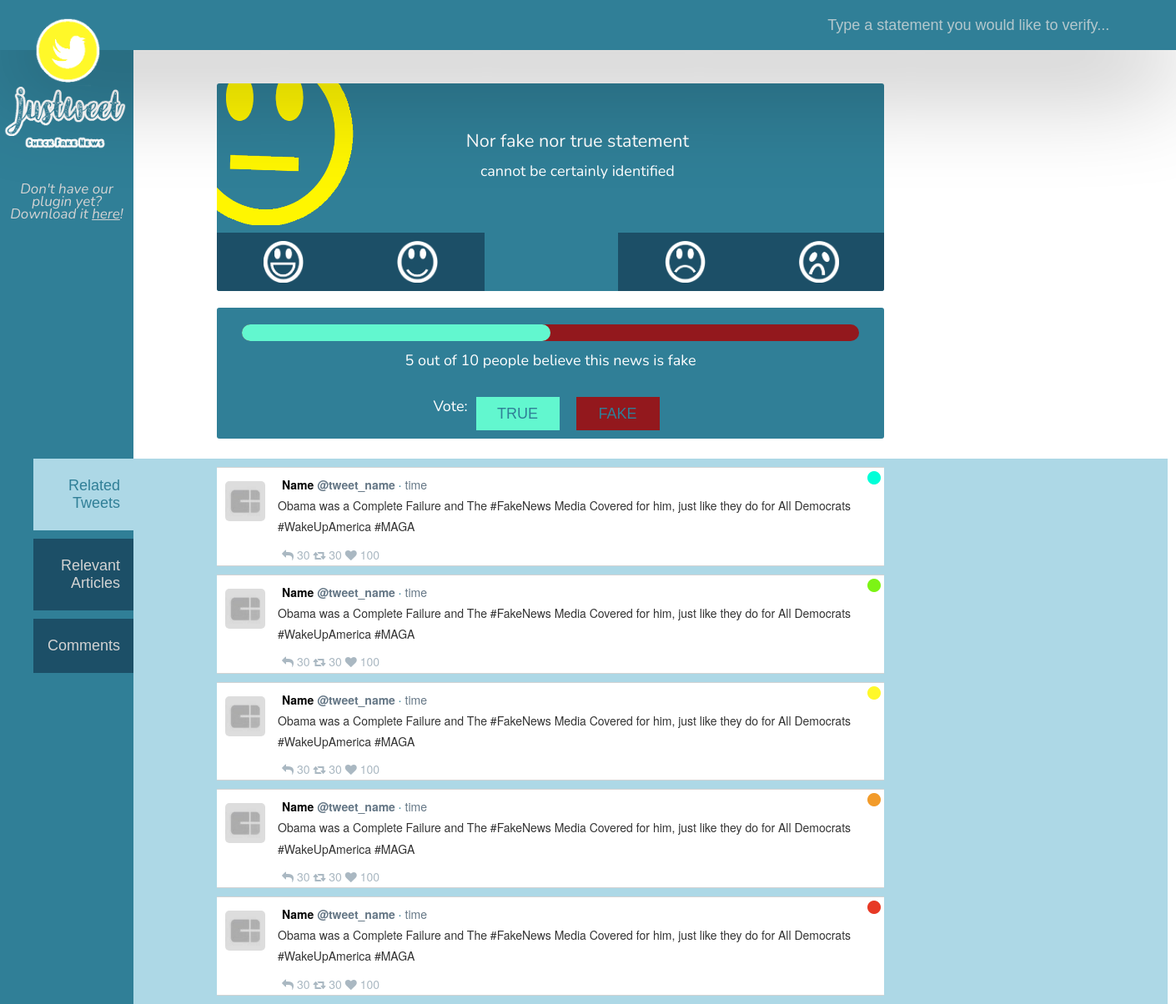
The page /statement/5/ on the database as committed earlier.
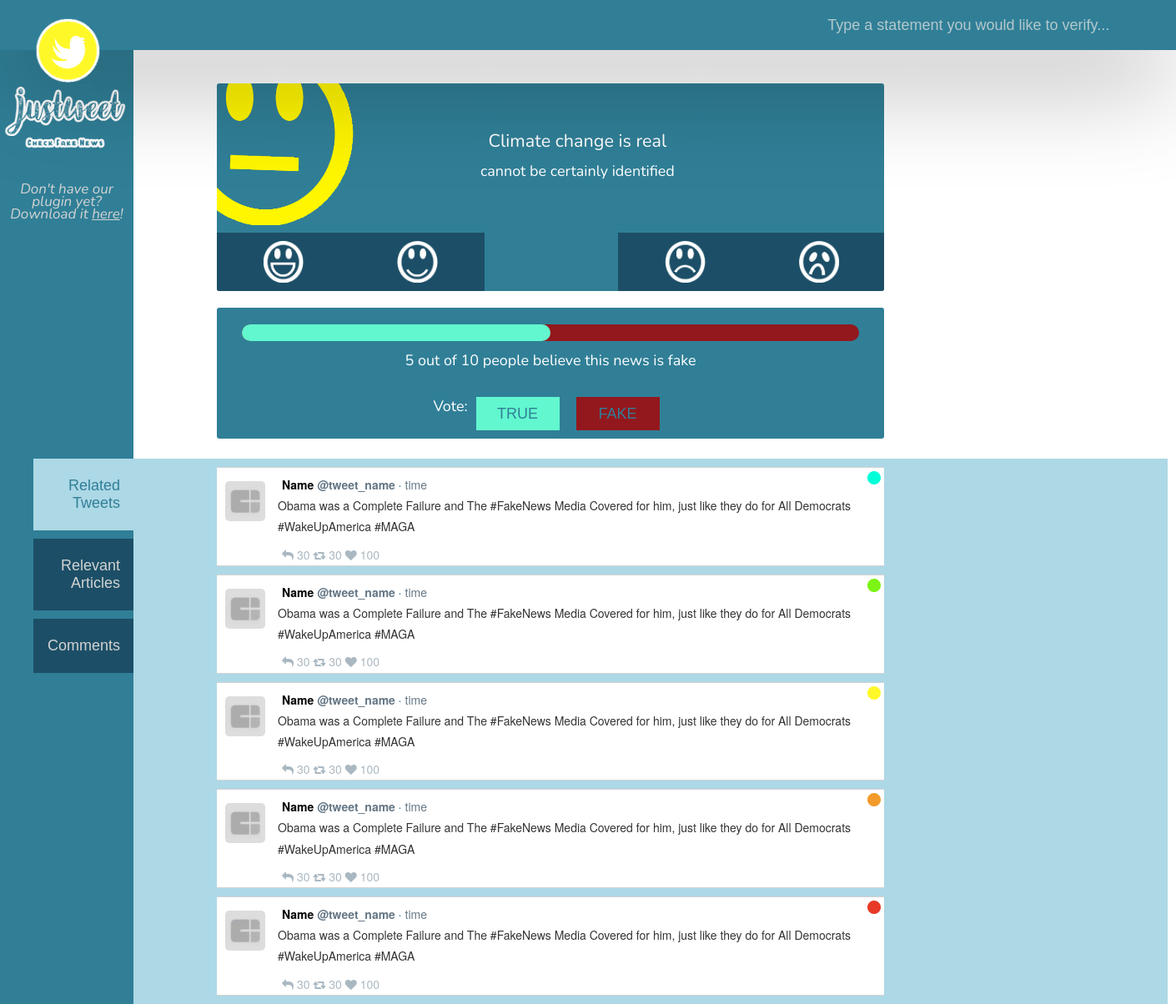
The same page on the database as committed later.
### website/models.py (models this page shows)
class Statement(models.Model):
	title = models.CharField(max_length=200)
	description = models.TextField()
	fakeness = models.IntegerField()
	usersvoteFake = models.IntegerField()
	usersvoteTrue = models.IntegerField()

### website/views.py (the view)
# urls.py: url(r'^statement/(?P<id>\d+)/', views.statement, name='statement'),
def statement(request, id):
	try:
		item = Statement.objects.get(id=id)
	except Item.DoesNotExist:
		raise Http404('This item does not exist')
	decisions = ['is almost surely true','is probably true','cannot be certainly identified','is probably fake','is almost surely fake']
	return render(request, 'website/statement.html', {
		'decisions': decisions,
		'item': item,
	})

### website/templatetags/website_extras.py (called while the page is built)
@register.filter
def addstr(arg1, arg2):
    return str(arg1) + str(arg2)

@register.filter
def index(List, i):
    return List[int(i)]

### fakenews/templates/website/statement.html (shortened to what the changed rows need)
{% extends "base.html" %} {% block content %}
{% load static %}{% load website_extras %}
<main class = "statementMain" role=“main”>
    <div class="mainContent">
        <div class="decision">
            <section class="card">
            {% with i=item.fakeness %}
                <div class="text">
                    <h3>{{item.title}}</h3>
                    <p> {{ decisions|index:i }}</p>
                </div>
                {%endwith%}
            </section>
        </div>
        <div class="opinion" id="refresh-this-div">
        <section class="card">
        {% with item.usersvoteFake|add:item.usersvoteTrue as tVote %}
            {% if tVote > 0 %}
                    <progress id ="progress" value="{{item.usersvoteTrue}}" max="{{tVote}}"></progress>
                    <p><span id="fakeVote" >{{ item.usersvoteFake }}</span> out of <span id="totalVote">{{ tVote }}</span> people believe this news is fake</p>
            {% else %}
                <p id = "noVotesP"> No users have yet voted. </p>
                <div id="votingCounted" style="display: none">
                    <progress id ="progressHidden" value="0" max="1"></progress>
                    <p><span id="fakeVote" ></span> out of <span id="totalVote"></span> people believe this news is fake</p>
                </div>
            {% endif %}
        {% endwith %}
        </section>
        </div>
    </div>
</main>
                {% with "x"|rjust:"5" as range %}
                    {% for _ in range %}
                        {% load static %}
                    {% endfor %}
                {% endwith %}
                            {% load static %}
            <link rel="stylesheet" type="text/css" href="//www.htmlcommentbox.com/static/skins/bootstrap/twitter-bootstrap.css?v=0" />
{% endblock content %}

Rows that differ between the two databases and show on the page:
changed Statement: title "Nor fake nor true statement" → "Climate change is real"
